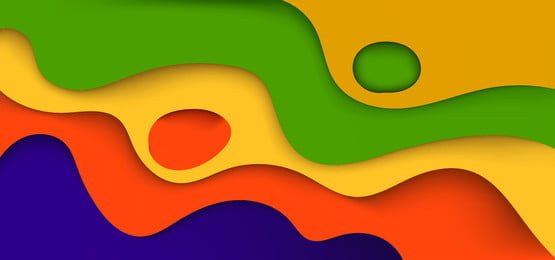
%> input picture Color Image Analysis and RGB Channel Visualization - LAB-1/image.jpg, 555 x 260 px
$ octave --eval "main;"   (GNU Octave 9; MATLAB toolbox functions it lacks are replaced by stand-ins)
%> lines starting %> are read from the running program, lines starting %| are printed output that depends on the picture
% Reading and Displaying Image with Multiple Grayscale Methods
% This code reads a color image and displays it in different forms:
% - Original and RGB components
% - Multiple grayscale conversion methods
% Owner: Mithilesh Walde

function main()
    % Initialize environment
    initializeEnvironment();

    % Read the image
    Ic = imread('image.jpg');
%> Ic is the input picture: size 260x555x3 uint8; mean R, G, B 159.1, 115.4, 27.9

    % Display RGB components
    displayRGBComponents(Ic);

    % Display grayscale conversions
    displayGrayscaleConversions(Ic);

    % Display image properties
    displayImageProperties(Ic);
end

function initializeEnvironment()
    clc;
    clear all;
    close all;
end

function displayRGBComponents(Ic)
    % Create figure for RGB components
    figure('Name', 'RGB Components', 'Position', [100 100 800 600]);

    % Display original image
    subplot(2,3,1);
    imshow(Ic);
    title('Original Image');

    % Extract and display RGB components
    channels = {'Red', 'Green', 'Blue'};
    for i = 1:3
        I_component = zeros(size(Ic), 'uint8');
        I_component(:,:,i) = Ic(:,:,i);

        subplot(2,3,i+1);
        imshow(I_component);
        title([channels{i} ' Component']);
    end
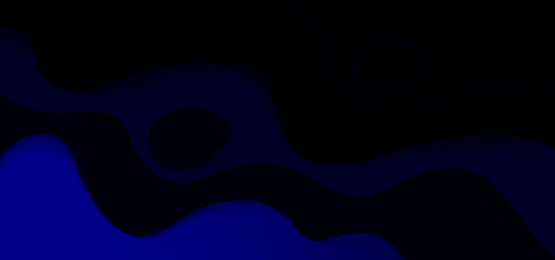
%> I_component: size 260x555x3 uint8; mean R, G, B 0, 0, 27.9

    % Display red channel in grayscale
    subplot(2,3,5);
    imshow(Ic(:,:,1));
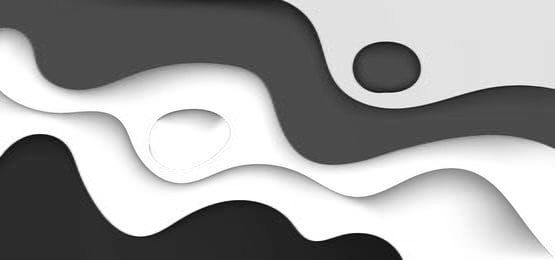
%> displayed picture: size 260x555, on the screen's scale of 0 to 255; min 0, max 255, mean 159.1
    title('Red Channel Grayscale');

    % Display pixel information
    subplot(2,3,6);
    displayPixelInfo(Ic);
end

function displayPixelInfo(Ic)
    pixel_value = Ic(1, 3, :);
%> pixel_value = [75 159 1]
%> in main, `displayRGBComponents(Ic);`:
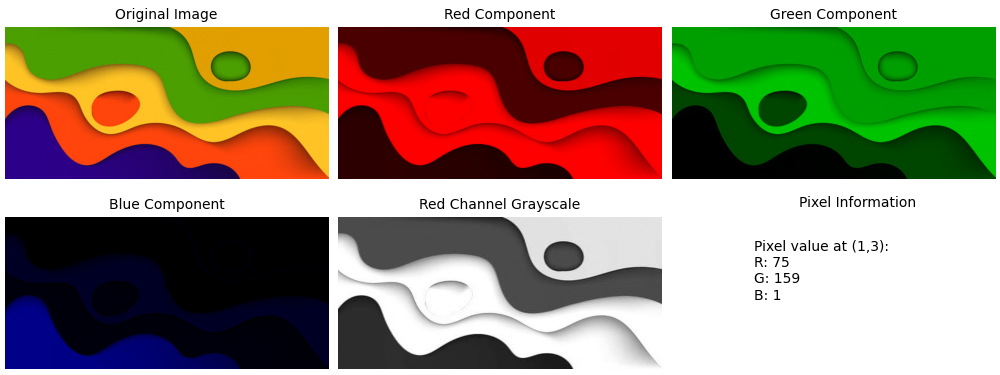
%> figure redrawn from the program's plot data, 6 panels
    text(0.1, 0.5, sprintf('Pixel value at (1,3):\nR: %d\nG: %d\nB: %d', ...
        pixel_value(1), pixel_value(2), pixel_value(3)), 'FontSize', 10);
    axis off;
    title('Pixel Information');
end

function displayGrayscaleConversions(Ic)
    % Create figure for grayscale conversions
    figure('Name', 'Grayscale Conversions', 'Position', [150 150 800 600]);

    % Calculate different grayscale versions
    grayVersions = calculateGrayVersions(Ic);

    % Display each grayscale version
    titles = {'Average Method', 'Luminance Method', 'Built-in rgb2gray', ...
              'Maximum Method', 'Minimum Method'};

    for i = 1:length(grayVersions)
        subplot(2,3,i);
        imshow(grayVersions{i});
        title(titles{i});
    end
end

function grayVersions = calculateGrayVersions(Ic)
    % Method 1: Average method
    I_gray_avg = uint8(mean(Ic, 3));
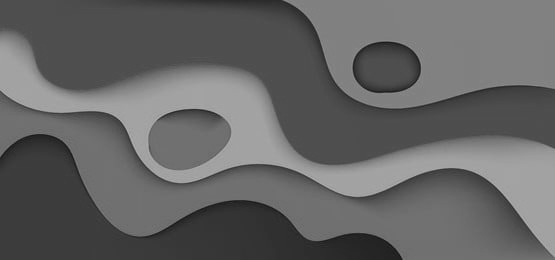
%> I_gray_avg: size 260x555 uint8; min 19, max 182, mean 100.7

    % Method 2: Weighted average (Luminance) method
    I_gray_weighted = calculateLuminance(Ic);
%> in calculateLuminance, `I_gray_weighted = uint8(0.299 * Ic_double(:,:,1) + 0.587 * Ic_double(:..`:
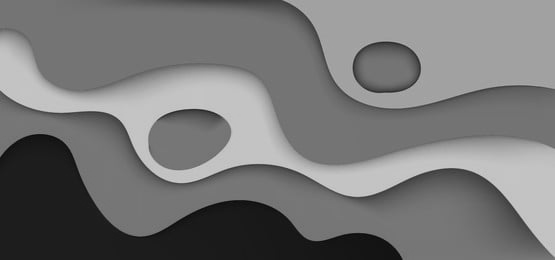
%> I_gray_weighted: size 260x555 uint8; min 7, max 210, mean 118.5

    % Method 3: MATLAB's built-in rgb2gray
    I_gray_builtin = rgb2gray(Ic);

    % Method 4: Maximum method
    I_gray_max = uint8(max(Ic, [], 3));
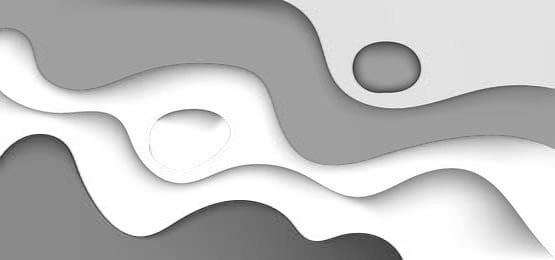
%> I_gray_max: size 260x555 uint8; min 36, max 255, mean 193.6

    % Method 5: Minimum method
    I_gray_min = uint8(min(Ic, [], 3));
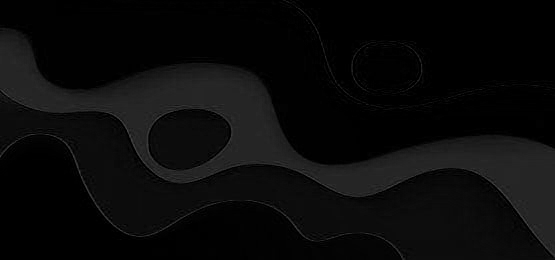
%> I_gray_min: size 260x555 uint8; min 0, max 81, mean 10.1

    grayVersions = {I_gray_avg, I_gray_weighted, I_gray_builtin, ...
                    I_gray_max, I_gray_min};
%> grayVersions = 5 items
%> the loop in displayGrayscaleConversions, `for i = 1:length(grayVersions)` made 5 passes
end

function I_gray_weighted = calculateLuminance(Ic)
    % Convert to double for precise calculation
    Ic_double = double(Ic);
    I_gray_weighted = uint8(0.299 * Ic_double(:,:,1) + ...
                           0.587 * Ic_double(:,:,2) + ...
                           0.114 * Ic_double(:,:,3));
end

function displayImageProperties(Ic)
    fprintf('\nImage Properties:\n');
    fprintf('Size: %d x %d x %d\n', size(Ic));
%| Size: 260 x 555 x 3
    fprintf('Class: %s\n', class(Ic));
%| Class: uint8

    % Calculate weighted grayscale for min/max values
    I_gray_weighted = calculateLuminance(Ic);
    fprintf('Maximum value in weighted grayscale: %d\n', max(I_gray_weighted(:)));
%| Maximum value in weighted grayscale: 210
    fprintf('Minimum value in weighted grayscale: %d\n', min(I_gray_weighted(:)));
%| Minimum value in weighted grayscale: 7
end
